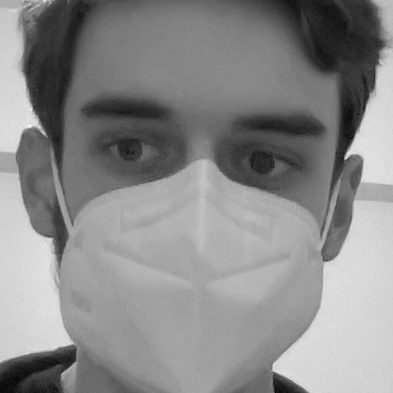
#> input picture take_pictures/Alex/00016.png, 393 x 393 px, given in place of the camera
$ python detect_mask.py
#> lines starting #> are read from the running program, lines starting #| are printed output that depends on the picture; after the words box and inside, x2 and y2 are one past the last pixel; in counts of white or black regions, pixels touching at a corner belong together
import numpy as np
import cv2
import random
import os

os.environ['TF_CPP_MIN_LOG_LEVEL'] = '2'

face_cascade = cv2.CascadeClassifier('data/haarcascade_frontalface_default.xml')
eye_cascade = cv2.CascadeClassifier('data/haarcascade_eye.xml')
mouth_cascade = cv2.CascadeClassifier('data/haarcascade_mcs_mouth.xml')
upper_body = cv2.CascadeClassifier('data/haarcascade_upperbody.xml')

# Adjust threshold value in range 80 to 105 based on your light.
bw_threshold = 80

# User message
font = cv2.FONT_HERSHEY_SIMPLEX
org = (30, 30)
weared_mask_font_color = (255, 255, 255)
not_weared_mask_font_color = (0, 0, 255)
thickness = 2
font_scale = 1
weared_mask = "Thank You for wearing MASK"
not_weared_mask = "Please wear MASK to defeat Corona"

# Read video
cap = cv2.VideoCapture(0)
total = 0
name = input('Enter your name: ')
#> the answer given: Alex/00016.png
path = os.getcwd()
try:
    os.mkdir(path + '/' + name)
except OSError:
    print("Creation of the directory %s failed" % name)
else:
    print("Successfully created the directory %s " % name)

while 1:
    # Get individual frame
    ret, img = cap.read()
#> img is the input picture: shape (393, 393, 3); min 3, max 247, mean 137.8
    img = cv2.flip(img, 1)
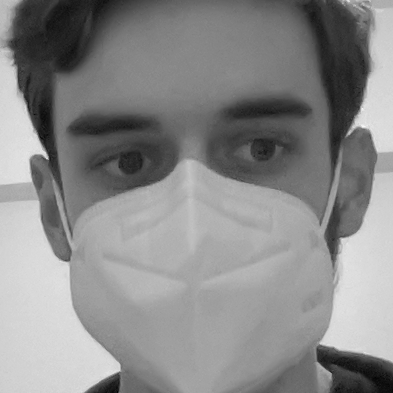
#> img: shape (393, 393, 3); min 3, max 247, mean 137.8

    # Convert Image into gray
    gray = cv2.cvtColor(img, cv2.COLOR_BGR2GRAY)

    # Convert image in black and white
    (thresh, black_and_white) = cv2.threshold(gray, bw_threshold, 255, cv2.THRESH_BINARY)
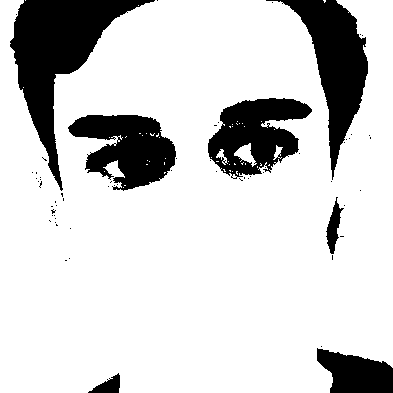
#> black_and_white: shape (393, 393); 81.8% white; 64 black regions (57 under 20 px), largest, box (x1, y1, x2, y2) and area: (10, 0, 155, 191) 8732, (266, 0, 368, 180) 6140, (68, 115, 176, 191) 5041
#> thresh = 80
    # cv2.imshow('black_and_white', black_and_white)

    # detect face
    faces = face_cascade.detectMultiScale(gray, 1.1, 4)
#> faces = [[17, 14, 351, 351]]

    # Face prediction for black and white
    faces_bw = face_cascade.detectMultiScale(black_and_white, 1.1, 4)
#> faces_bw = [[19, 10, 350, 350]]

    if len(faces) == 0 and len(faces_bw) == 0:
        cv2.putText(img, "No face found...", org, font, font_scale, weared_mask_font_color, thickness, cv2.LINE_AA)
    elif len(faces) == 0 and len(faces_bw) == 1:
        # It has been observed that for white mask covering mouth, with gray image face prediction is not happening
        cv2.putText(img, weared_mask, org, font, font_scale, weared_mask_font_color, thickness, cv2.LINE_AA)
        print(0)
        p = os.path.sep.join([name + '/', "{}.png".format(str(total).zfill(5))])
        cv2.imwrite(p, roi_gray)
        total += 1
    else:
        # Draw rectangle on face
        for (x, y, w, h) in faces:
            cv2.rectangle(img, (x, y), (x + w, y + h), (255, 255, 255), 2)
            roi_gray = gray[y:y + h, x:x + w]
            roi_color = img[y:y + h, x:x + w]

            # Detect lips counters
            mouth_rects = mouth_cascade.detectMultiScale(gray, 1.5, 5)
#> this loop made 1 pass
#> (x, y, w, h, mouth_rects) on pass 1: (17, 14, 351, 351, [[56, 111, 84, 51]])
#> pass 1, `roi_gray = gray[y:y + h, x:x + w]`:
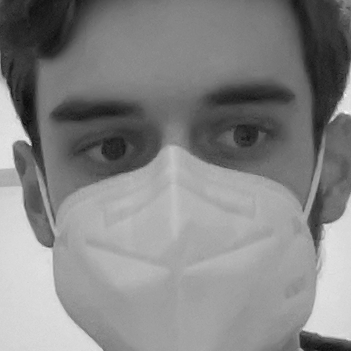
#> roi_gray: shape (351, 351); min 11, max 247, mean 132.9
#> after the loop:
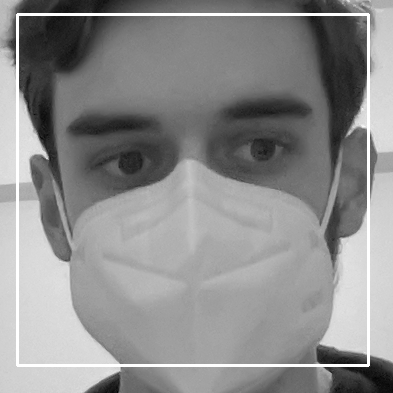
#> img: shape (393, 393, 3); 2.72% of pixels changed, all inside (x1, y1, x2, y2) = (16, 13, 370, 367)

        # Face detected but Lips not detected which means person is wearing mask
        if len(mouth_rects) == 0:
            cv2.putText(img, weared_mask, org, font, font_scale, weared_mask_font_color, thickness, cv2.LINE_AA)
            print(1)
            p = os.path.sep.join([name, "/{}.png".format(str(total).zfill(5))])
            cv2.imwrite(p, roi_gray)
            total += 1
            print(total)
        else:
            for (mx, my, mw, mh) in mouth_rects:

                if y < my < y + h:
                    # Face and Lips are detected but lips coordinates are within face cordinates which `means lips
                    # prediction is true and person is not waring mask
                    cv2.putText(img, not_weared_mask, org, font, font_scale, not_weared_mask_font_color, thickness,
                                cv2.LINE_AA)

                    # cv2.rectangle(img, (mx, my), (mx + mh, my + mw), (0, 0, 255), 3)
                    break
#> this loop made 1 pass
#> (mx, my, mw, mh) on pass 1: (56, 111, 84, 51)
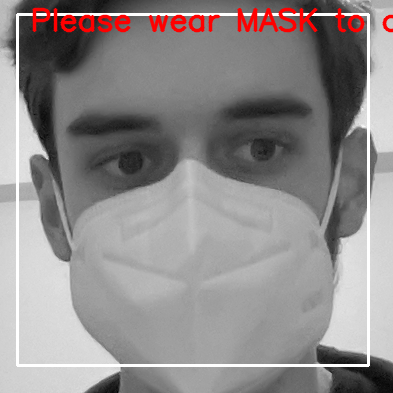
#> img: shape (393, 393, 3); 2.46% of pixels changed, all inside (x1, y1, x2, y2) = (32, 7, 393, 33)

    # Show frame with results
    cv2.imshow('Mask Detection', img)
    k = cv2.waitKey(30) & 0xff
#> (key Esc is pressed here)
    if k == 27:
        break

# Release video
cap.release()
cv2.destroyAllWindows()

$ run again, on take_pictures/Alex/00053.png
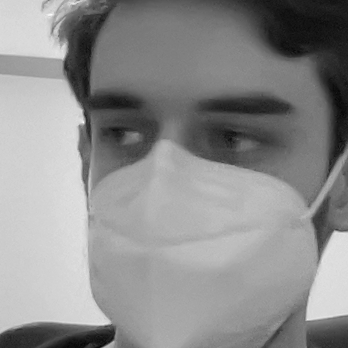
#> input picture take_pictures/Alex/00053.png, 348 x 348 px, given in place of the camera
#> img is the input picture: shape (348, 348, 3); min 4, max 252, mean 141.1
#> `(thresh, black_and_white) = cv2.threshold(gray, bw_threshold, 255, cv2..`:
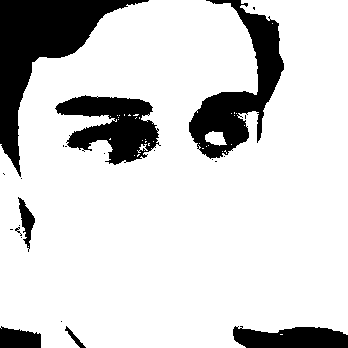
#> black_and_white: shape (348, 348); 82.8% white; 23 black regions (15 under 20 px), largest, box (x1, y1, x2, y2) and area: (0, 0, 149, 177) 7963, (189, 0, 284, 159) 5462, (55, 95, 161, 165) 4115
#> thresh = 80
#> faces = [[15, 18, 315, 315]]
#> faces_bw = ()
#> the loop `for (x, y, w, h) in faces:` made 1 pass
#> (x, y, w, h, mouth_rects) on pass 1: (15, 18, 315, 315, [[202, 94, 56, 34], [47, 92, 84, 51], [38, 87, 127, 76]])
#> the loop `for (mx, my, mw, mh) in mouth_rects: ` made 1 pass
#> (mx, my, mw, mh) on pass 1: (202, 94, 56, 34)
#> after the loop `for (mx, my, mw, mh) in mouth_rects:`:
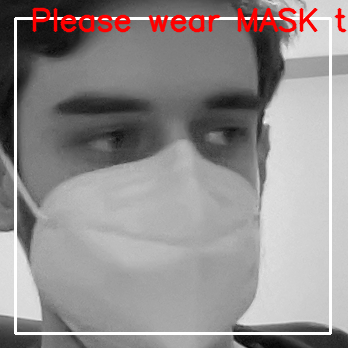
#> img: shape (348, 348, 3); mean B, G, R 142.5, 142.5, 147.7

$ run again, on take_pictures/Alex/00063.png
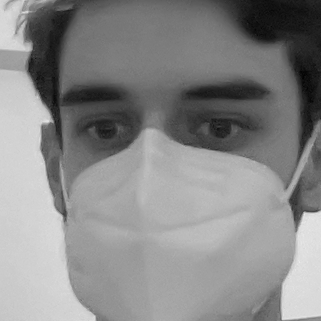
#> input picture take_pictures/Alex/00063.png, 321 x 321 px, given in place of the camera
#> img is the input picture: shape (321, 321, 3); min 3, max 235, mean 136.3
#> `(thresh, black_and_white) = cv2.threshold(gray, bw_threshold, 255, cv2..`:
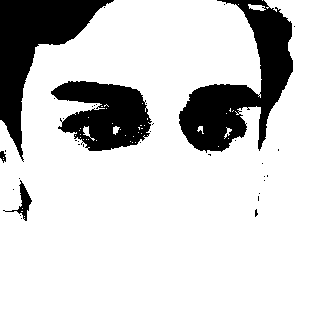
#> black_and_white: shape (321, 321); 81.9% white; 36 black regions (31 under 20 px), largest, box (x1, y1, x2, y2) and area: (179, 0, 293, 153) 7325, (0, 0, 114, 162) 6350, (51, 81, 152, 151) 4586, (3, 180, 32, 221) 288, (0, 151, 6, 163) 47
#> thresh = 80
#> faces = ()
#> `cv2.putText(img, "No face found...", org, font, font_scale, weared_mas..`:
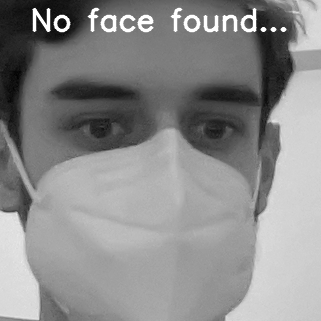
#> img: shape (321, 321, 3); min 3, max 255, mean 139.1
